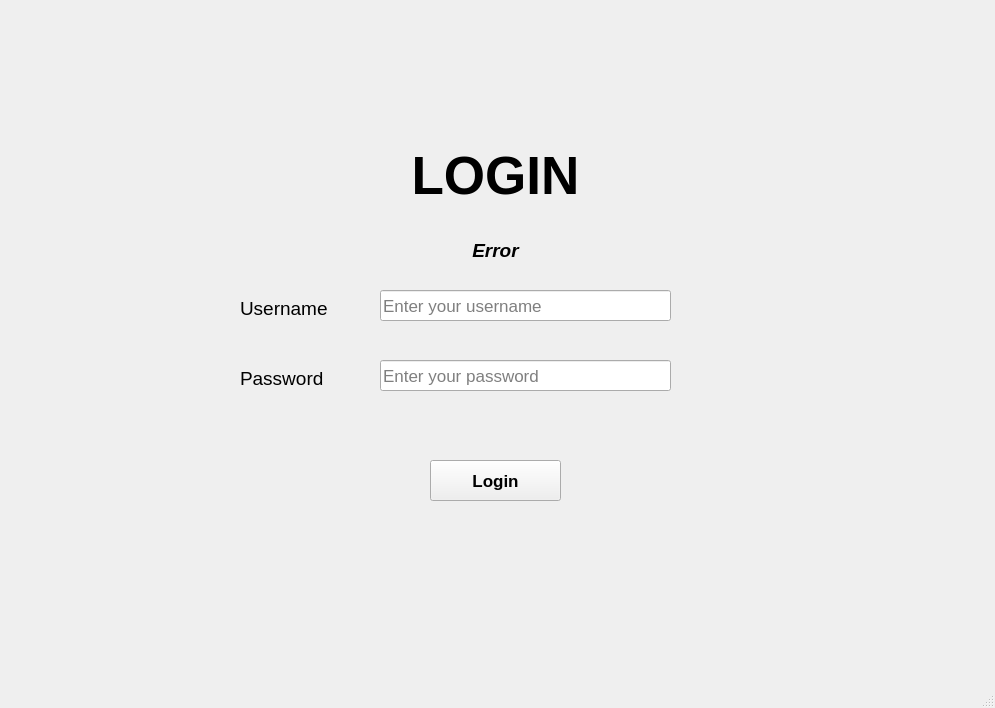
<?xml version="1.0" encoding="UTF-8"?>
<ui version="4.0">
 <class>MainWindow</class>
 <widget class="QMainWindow" name="MainWindow">
  <property name="geometry">
   <rect>
    <x>0</x>
    <y>0</y>
    <width>995</width>
    <height>708</height>
   </rect>
  </property>
  <property name="windowTitle">
   <string>MainWindow</string>
  </property>
  <widget class="QWidget" name="centralwidget">
   <widget class="QFrame" name="frame_login">
    <property name="enabled">
     <bool>true</bool>
    </property>
    <property name="geometry">
     <rect>
      <x>70</x>
      <y>70</y>
      <width>851</width>
      <height>531</height>
     </rect>
    </property>
    <property name="font">
     <font>
      <pointsize>13</pointsize>
     </font>
    </property>
    <property name="frameShape">
     <enum>QFrame::NoFrame</enum>
    </property>
    <property name="frameShadow">
     <enum>QFrame::Raised</enum>
    </property>
    <widget class="QLabel" name="label_login">
     <property name="geometry">
      <rect>
       <x>270</x>
       <y>70</y>
       <width>311</width>
       <height>71</height>
      </rect>
     </property>
     <property name="font">
      <font>
       <pointsize>40</pointsize>
       <weight>75</weight>
       <bold>true</bold>
      </font>
     </property>
     <property name="text">
      <string>LOGIN</string>
     </property>
     <property name="alignment">
      <set>Qt::AlignCenter</set>
     </property>
    </widget>
    <widget class="QLabel" name="label_error">
     <property name="geometry">
      <rect>
       <x>200</x>
       <y>160</y>
       <width>451</width>
       <height>41</height>
      </rect>
     </property>
     <property name="font">
      <font>
       <pointsize>14</pointsize>
       <weight>75</weight>
       <italic>true</italic>
       <bold>true</bold>
      </font>
     </property>
     <property name="text">
      <string>Error</string>
     </property>
     <property name="alignment">
      <set>Qt::AlignCenter</set>
     </property>
    </widget>
    <widget class="QLabel" name="label_username">
     <property name="geometry">
      <rect>
       <x>170</x>
       <y>230</y>
       <width>101</width>
       <height>17</height>
      </rect>
     </property>
     <property name="font">
      <font>
       <pointsize>14</pointsize>
      </font>
     </property>
     <property name="text">
      <string>Username</string>
     </property>
    </widget>
    <widget class="QLabel" name="label_password">
     <property name="geometry">
      <rect>
       <x>170</x>
       <y>300</y>
       <width>101</width>
       <height>17</height>
      </rect>
     </property>
     <property name="font">
      <font>
       <pointsize>14</pointsize>
      </font>
     </property>
     <property name="text">
      <string>Password</string>
     </property>
    </widget>
    <widget class="QPushButton" name="pushButton_login">
     <property name="geometry">
      <rect>
       <x>360</x>
       <y>390</y>
       <width>131</width>
       <height>41</height>
      </rect>
     </property>
     <property name="font">
      <font>
       <pointsize>13</pointsize>
       <weight>75</weight>
       <bold>true</bold>
      </font>
     </property>
     <property name="text">
      <string>Login</string>
     </property>
    </widget>
    <widget class="QLineEdit" name="lineEdit_username">
     <property name="geometry">
      <rect>
       <x>310</x>
       <y>220</y>
       <width>291</width>
       <height>31</height>
      </rect>
     </property>
     <property name="focusPolicy">
      <enum>Qt::StrongFocus</enum>
     </property>
     <property name="placeholderText">
      <string>Enter your username</string>
     </property>
    </widget>
    <widget class="QLineEdit" name="lineEdit_password">
     <property name="geometry">
      <rect>
       <x>310</x>
       <y>290</y>
       <width>291</width>
       <height>31</height>
      </rect>
     </property>
     <property name="echoMode">
      <enum>QLineEdit::Password</enum>
     </property>
     <property name="placeholderText">
      <string>Enter your password</string>
     </property>
    </widget>
   </widget>
  </widget>
  <widget class="QMenuBar" name="menubar">
   <property name="geometry">
    <rect>
     <x>0</x>
     <y>0</y>
     <width>995</width>
     <height>22</height>
    </rect>
   </property>
  </widget>
  <widget class="QStatusBar" name="statusbar"/>
 </widget>
 <resources/>
 <connections/>
</ui>
